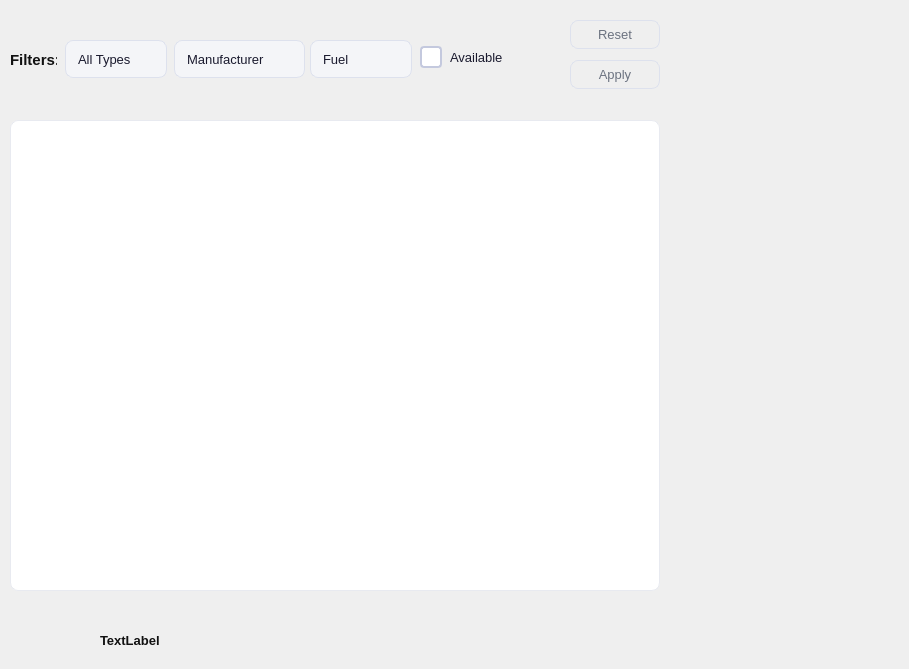
   <widget class="QWidget" name="browsePage">
    <widget class="QWidget" name="filterContainer" native="true">
     <property name="geometry">
      <rect>
       <x>0</x>
       <y>0</y>
       <width>670</width>
       <height>110</height>
      </rect>
     </property>
     <widget class="QLabel" name="label_3">
      <property name="geometry">
       <rect>
        <x>10</x>
        <y>50</y>
        <width>47</width>
        <height>20</height>
       </rect>
      </property>
      <property name="styleSheet">
       <string notr="true">font-size: 13px;
font-weight: bold;
color: #111111;
background: transparent;
font-family: Segoe UI;
border: none;
font-size: 15px;

</string>
      </property>
      <property name="text">
       <string>Filters:</string>
      </property>
     </widget>
     <widget class="QComboBox" name="typeComboBox">
      <property name="geometry">
       <rect>
        <x>65</x>
        <y>40</y>
        <width>102</width>
        <height>38</height>
       </rect>
      </property>
      <property name="font">
       <font>
        <pointsize>-1</pointsize>
        <underline>false</underline>
       </font>
      </property>
      <property name="styleSheet">
       <string notr="true">QComboBox {
    background: #f4f5f8;
    color: #1a1a2e;
    border: 1px solid #dde1ed;
    border-radius: 8px;
    padding: 0 12px;
    font-size: 13px;
    height: 36px;
}
QComboBox:hover {
 border-color: #3b4fd8; 
}
QComboBox::drop-down { 
border: none; width: 24px; 
}
QComboBox QAbstractItemView {
    background: white;
    border: 1px solid #dde1ed;
    border-radius: 6px;
    color: #1a1a2e;
    selection-background-color: #eef0fb;
    selection-color: #3b4fd8;
}</string>
      </property>
      <property name="placeholderText">
       <string>All Types</string>
      </property>
     </widget>
     <widget class="QComboBox" name="manufacturerComboBox">
      <property name="geometry">
       <rect>
        <x>174</x>
        <y>40</y>
        <width>131</width>
        <height>38</height>
       </rect>
      </property>
      <property name="font">
       <font>
        <pointsize>-1</pointsize>
        <underline>false</underline>
       </font>
      </property>
      <property name="styleSheet">
       <string notr="true">QComboBox {
    background: #f4f5f8;
    color: #1a1a2e;
    border: 1px solid #dde1ed;
    border-radius: 8px;
    padding: 0 12px;
    font-size: 13px;
    height: 36px;
}
QComboBox:hover {
 border-color: #3b4fd8; 
}
QComboBox::drop-down { 
border: none; width: 24px; 
}
QComboBox QAbstractItemView {
    background: white;
    border: 1px solid #dde1ed;
    border-radius: 6px;
    color: #1a1a2e;
    selection-background-color: #eef0fb;
    selection-color: #3b4fd8;
}</string>
      </property>
      <property name="placeholderText">
       <string>Manufacturer</string>
      </property>
     </widget>
     <widget class="QComboBox" name="fuelComboBox">
      <property name="geometry">
       <rect>
        <x>310</x>
        <y>40</y>
        <width>102</width>
        <height>38</height>
       </rect>
      </property>
      <property name="font">
       <font>
        <pointsize>-1</pointsize>
        <underline>false</underline>
       </font>
      </property>
      <property name="styleSheet">
       <string notr="true">QComboBox {
    background: #f4f5f8;
    color: #1a1a2e;
    border: 1px solid #dde1ed;
    border-radius: 8px;
    padding: 0 12px;
    font-size: 13px;
    height: 36px;
}
QComboBox:hover {
 border-color: #3b4fd8; 
}
QComboBox::drop-down { 
border: none; width: 24px; 
}
QComboBox QAbstractItemView {
    background: white;
    border: 1px solid #dde1ed;
    border-radius: 6px;
    color: #1a1a2e;
    selection-background-color: #eef0fb;
    selection-color: #3b4fd8;
}</string>
      </property>
      <property name="placeholderText">
       <string>Fuel </string>
      </property>
      <item>
       <property name="text">
        <string>Petrol</string>
       </property>
      </item>
      <item>
       <property name="text">
        <string>Electric</string>
       </property>
      </item>
     </widget>
     <widget class="QPushButton" name="resetButton">
      <property name="geometry">
       <rect>
        <x>570</x>
        <y>20</y>
        <width>90</width>
        <height>29</height>
       </rect>
      </property>
      <property name="styleSheet">
       <string notr="true">QPushButton {
    background: transparent;
    color: #6b7280;
    border: 1px solid #dde1ed;
    border-radius: 8px;
    font-size: 13px;
}
QPushButton:hover {
    background: #f4f5f8;
    color: #1a1a2e;
}</string>
      </property>
      <property name="text">
       <string>Reset</string>
      </property>
     </widget>
     <widget class="QCheckBox" name="availabilityCheckBox">
      <property name="geometry">
       <rect>
        <x>420</x>
        <y>45</y>
        <width>92</width>
        <height>25</height>
       </rect>
      </property>
      <property name="styleSheet">
       <string notr="true">QCheckBox {
    color: #1a1a2e;
    font-size: 13px;
    spacing: 8px;
    outline:none;
    border:none;
}

QCheckBox::indicator {
    width: 18px;
    height: 18px;
    border: 2px solid #c4c9de;
    border-radius: 4px;
    background: #ffffff;
}

QCheckBox::indicator:hover {
    border-color: #3b4fd8;
}

QCheckBox::indicator:checked {
    background: #3b4fd8;
    border-color: #3b4fd8;
    image: url(:/images/checkmark.png);
}

QCheckBox::indicator:checked:hover {
    background: #2d3fc7;
    border-color: #2d3fc7;
    image: url(:/images/checkmark.png);
}

QCheckBox:disabled {
    color: #c4c9de;
}

QCheckBox::indicator:disabled {
    border-color: #e8eaf0;
    background: #f4f5f8;
}</string>
      </property>
      <property name="text">
       <string>Available</string>
      </property>
     </widget>
     <widget class="QPushButton" name="applyBtn">
      <property name="geometry">
       <rect>
        <x>570</x>
        <y>60</y>
        <width>90</width>
        <height>29</height>
       </rect>
      </property>
      <property name="styleSheet">
       <string notr="true">QPushButton {
    background: transparent;
    color: #6b7280;
    border: 1px solid #dde1ed;
    border-radius: 8px;
    font-size: 13px;
}
QPushButton:hover {
    background: #f4f5f8;
    color: #1a1a2e;
}</string>
      </property>
      <property name="text">
       <string>Apply</string>
      </property>
     </widget>
    </widget>
    <widget class="QTableWidget" name="fleetTable">
     <property name="geometry">
      <rect>
       <x>10</x>
       <y>120</y>
       <width>650</width>
       <height>471</height>
      </rect>
     </property>
     <property name="styleSheet">
      <string notr="true">QTableWidget {
    border: 1px solid #e8eaf0;
    border-radius: 8px;
    background: white;
    outline: none;
    font-size: 13px;
    color: #1a1a2e;
}

QTableWidget::item {
    padding: 0px 14px;
    border: none;
    border-bottom: 1px solid #f0f2f8;
}

QTableWidget::item:selected {
    background: #eef0fb;
    color: #3b4fd8;
}

QTableWidget::item:alternate {
    background: #fafafa;
}

QHeaderView::section {
    background: #f4f5f8;
    color: #6b7280;
    font-size: 12px;
    font-weight: 600;
    padding: 0px 14px;
    height: 40px;
    border: none;
    border-bottom: 2px solid #e8eaf0;
}

QScrollBar:vertical {
    width: 6px;
    background: transparent;
}

QScrollBar::handle:vertical {
    background: #c4c9de;
    border-radius: 3px;
    min-height: 30px;
}

QScrollBar::add-line:vertical,
QScrollBar::sub-line:vertical {
    height: 0;
}
</string>
     </property>
    </widget>
    <widget class="QLabel" name="resultLabel">
     <property name="geometry">
      <rect>
       <x>100</x>
       <y>620</y>
       <width>800</width>
       <height>40</height>
      </rect>
     </property>
     <property name="styleSheet">
      <string notr="true">font-size: 13px;
font-weight: bold;
color: #111111;
background: transparent;
font-family: Segoe UI;
border: none;
</string>
     </property>
     <property name="text">
      <string>TextLabel</string>
     </property>
     <property name="wordWrap">
      <bool>true</bool>
     </property>
    </widget>
   </widget>
